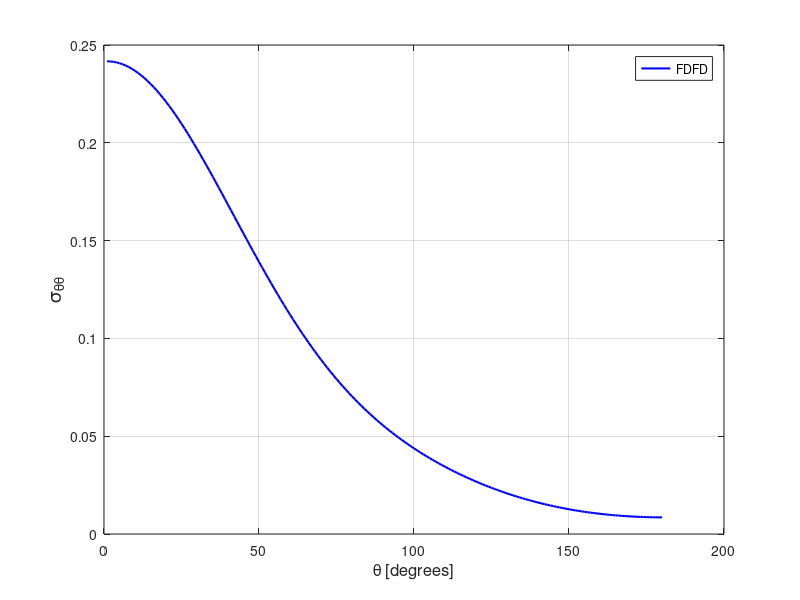

Here is the MATLAB script that generated this plot:
stt = [ 
    1  0.24166569E+00
    2  0.24160358E+00
    3  0.24142149E+00
    4  0.24111776E+00
    5  0.24069539E+00
    6  0.24015248E+00
    7  0.23949207E+00
    8  0.23871394E+00
    9  0.23782127E+00
   10  0.23681436E+00
   11  0.23569557E+00
   12  0.23446631E+00
   13  0.23313037E+00
   14  0.23168796E+00
   15  0.23014377E+00
   16  0.22849952E+00
   17  0.22675920E+00
   18  0.22492504E+00
   19  0.22299922E+00
   20  0.22098695E+00
   21  0.21889125E+00
   22  0.21671562E+00
   23  0.21446361E+00
   24  0.21213952E+00
   25  0.20974697E+00
   26  0.20728876E+00
   27  0.20476943E+00
   28  0.20219424E+00
   29  0.19956644E+00
   30  0.19688968E+00
   31  0.19416806E+00
   32  0.19140647E+00
   33  0.18860830E+00
   34  0.18577778E+00
   35  0.18291815E+00
   36  0.18003500E+00
   37  0.17713074E+00
   38  0.17421000E+00
   39  0.17127594E+00
   40  0.16833280E+00
   41  0.16538297E+00
   42  0.16243139E+00
   43  0.15948090E+00
   44  0.15653534E+00
   45  0.15359701E+00
   46  0.15066856E+00
   47  0.14775425E+00
   48  0.14485617E+00
   49  0.14197676E+00
   50  0.13911878E+00
   51  0.13628443E+00
   52  0.13347605E+00
   53  0.13069659E+00
   54  0.12794706E+00
   55  0.12522918E+00
   56  0.12254489E+00
   57  0.11989627E+00
   58  0.11728422E+00
   59  0.11470973E+00
   60  0.11217450E+00
   61  0.10967851E+00
   62  0.10722457E+00
   63  0.10481209E+00
   64  0.10244149E+00
   65  0.10011465E+00
   66  0.97830772E-01
   67  0.95590271E-01
   68  0.93393579E-01
   69  0.91240242E-01
   70  0.89131095E-01
   71  0.87066382E-01
   72  0.85044280E-01
   73  0.83065875E-01
   74  0.81130177E-01
   75  0.79237543E-01
   76  0.77387005E-01
   77  0.75578101E-01
   78  0.73810354E-01
   79  0.72082445E-01
   80  0.70394889E-01
   81  0.68745710E-01
   82  0.67135699E-01
   83  0.65562733E-01
   84  0.64026780E-01
   85  0.62526390E-01
   86  0.61061654E-01
   87  0.59630979E-01
   88  0.58234066E-01
   89  0.56869518E-01
   90  0.55536736E-01
   91  0.54235343E-01
   92  0.52963682E-01
   93  0.51721703E-01
   94  0.50508711E-01
   95  0.49322650E-01
   96  0.48163414E-01
   97  0.47030956E-01
   98  0.45923904E-01
   99  0.44841509E-01
  100  0.43783188E-01
  101  0.42748161E-01
  102  0.41736100E-01
  103  0.40746104E-01
  104  0.39777372E-01
  105  0.38829606E-01
  106  0.37902396E-01
  107  0.36994986E-01
  108  0.36107253E-01
  109  0.35238001E-01
  110  0.34387510E-01
  111  0.33555295E-01
  112  0.32740429E-01
  113  0.31943005E-01
  114  0.31162346E-01
  115  0.30398594E-01
  116  0.29651050E-01
  117  0.28919503E-01
  118  0.28203921E-01
  119  0.27503943E-01
  120  0.26819080E-01
  121  0.26149554E-01
  122  0.25494939E-01
  123  0.24854803E-01
  124  0.24229420E-01
  125  0.23618465E-01
  126  0.23021422E-01
  127  0.22438722E-01
  128  0.21869930E-01
  129  0.21315007E-01
  130  0.20773672E-01
  131  0.20245990E-01
  132  0.19731620E-01
  133  0.19230669E-01
  134  0.18743033E-01
  135  0.18268548E-01
  136  0.17807039E-01
  137  0.17358268E-01
  138  0.16922578E-01
  139  0.16499536E-01
  140  0.16088726E-01
  141  0.15690690E-01
  142  0.15304879E-01
  143  0.14931340E-01
  144  0.14569836E-01
  145  0.14220448E-01
  146  0.13882772E-01
  147  0.13556875E-01
  148  0.13242597E-01
  149  0.12939731E-01
  150  0.12648230E-01
  151  0.12367959E-01
  152  0.12098535E-01
  153  0.11840288E-01
  154  0.11592565E-01
  155  0.11355543E-01
  156  0.11129032E-01
  157  0.10912853E-01
  158  0.10706876E-01
  159  0.10510816E-01
  160  0.10324700E-01
  161  0.10148439E-01
  162  0.99816518E-02
  163  0.98243169E-02
  164  0.96764844E-02
  165  0.95377089E-02
  166  0.94080847E-02
  167  0.92874710E-02
  168  0.91755763E-02
  169  0.90726027E-02
  170  0.89781489E-02
  171  0.88922782E-02
  172  0.88148639E-02
  173  0.87457839E-02
  174  0.86850123E-02
  175  0.86324895E-02
  176  0.85881585E-02
  177  0.85518984E-02
  178  0.85237799E-02
  179  0.85035833E-02
  180  0.84914807E-02
  181  0.84873969E-02
  182  0.84913708E-02
  183  0.85031018E-02
  184  0.85231382E-02
  185  0.85511990E-02
  186  0.85871648E-02
  187  0.86314175E-02
  188  0.86836768E-02
  189  0.87443003E-02
  190  0.88130925E-02
  191  0.88903373E-02
  192  0.89760358E-02
  193  0.90701673E-02
  194  0.91730282E-02
  195  0.92846639E-02
  196  0.94050029E-02
  197  0.95343841E-02
  198  0.96728457E-02
  199  0.98205488E-02
  200  0.99775614E-02
  201  0.10144060E-01
  202  0.10319989E-01
  203  0.10505874E-01
  204  0.10701487E-01
  205  0.10907339E-01
  206  0.11123130E-01
  207  0.11349374E-01
  208  0.11586071E-01
  209  0.11833230E-01
  210  0.12091330E-01
  211  0.12360170E-01
  212  0.12640073E-01
  213  0.12931203E-01
  214  0.13233506E-01
  215  0.13547250E-01
  216  0.13872765E-01
  217  0.14209942E-01
  218  0.14558889E-01
  219  0.14919883E-01
  220  0.15292989E-01
  221  0.15678061E-01
  222  0.16075660E-01
  223  0.16485700E-01
  224  0.16908202E-01
  225  0.17343430E-01
  226  0.17791228E-01
  227  0.18252324E-01
  228  0.18726030E-01
  229  0.19213071E-01
  230  0.19713320E-01
  231  0.20226780E-01
  232  0.20753762E-01
  233  0.21294542E-01
  234  0.21848699E-01
  235  0.22416681E-01
  236  0.22998583E-01
  237  0.23594812E-01
  238  0.24204975E-01
  239  0.24829719E-01
  240  0.25468957E-01
  241  0.26122848E-01
  242  0.26791830E-01
  243  0.27475763E-01
  244  0.28175063E-01
  245  0.28890019E-01
  246  0.29620834E-01
  247  0.30367523E-01
  248  0.31130519E-01
  249  0.31910438E-01
  250  0.32707255E-01
  251  0.33521589E-01
  252  0.34353152E-01
  253  0.35203125E-01
  254  0.36071450E-01
  255  0.36958981E-01
  256  0.37865885E-01
  257  0.38792603E-01
  258  0.39739799E-01
  259  0.40708188E-01
  260  0.41697949E-01
  261  0.42709660E-01
  262  0.43744307E-01
  263  0.44802539E-01
  264  0.45884758E-01
  265  0.46991974E-01
  266  0.48124421E-01
  267  0.49283024E-01
  268  0.50468959E-01
  269  0.51682323E-01
  270  0.52924696E-01
  271  0.54196123E-01
  272  0.55497743E-01
  273  0.56830626E-01
  274  0.58195353E-01
  275  0.59592962E-01
  276  0.61024133E-01
  277  0.62488787E-01
  278  0.63989781E-01
  279  0.65526292E-01
  280  0.67099579E-01
  281  0.68710983E-01
  282  0.70360631E-01
  283  0.72048843E-01
  284  0.73777139E-01
  285  0.75546145E-01
  286  0.77356040E-01
  287  0.79207420E-01
  288  0.81101790E-01
  289  0.83038256E-01
  290  0.85017174E-01
  291  0.87040141E-01
  292  0.89107089E-01
  293  0.91217846E-01
  294  0.93371630E-01
  295  0.95569439E-01
  296  0.97811684E-01
  297  0.10009710E+00
  298  0.10242635E+00
  299  0.10479751E+00
  300  0.10721202E+00
  301  0.10966797E+00
  302  0.11216483E+00
  303  0.11470168E+00
  304  0.11727746E+00
  305  0.11989184E+00
  306  0.12254203E+00
  307  0.12522818E+00
  308  0.12794738E+00
  309  0.13069910E+00
  310  0.13348046E+00
  311  0.13629052E+00
  312  0.13912602E+00
  313  0.14198545E+00
  314  0.14486663E+00
  315  0.14776710E+00
  316  0.15068242E+00
  317  0.15361285E+00
  318  0.15655309E+00
  319  0.15950041E+00
  320  0.16245194E+00
  321  0.16540521E+00
  322  0.16835536E+00
  323  0.17130016E+00
  324  0.17423561E+00
  325  0.17715751E+00
  326  0.18006262E+00
  327  0.18294767E+00
  328  0.18580694E+00
  329  0.18863863E+00
  330  0.19143724E+00
  331  0.19419965E+00
  332  0.19692129E+00
  333  0.19959866E+00
  334  0.20222746E+00
  335  0.20480227E+00
  336  0.20732094E+00
  337  0.20977883E+00
  338  0.21217154E+00
  339  0.21449587E+00
  340  0.21674713E+00
  341  0.21892197E+00
  342  0.22101729E+00
  343  0.22302790E+00
  344  0.22495250E+00
  345  0.22678623E+00
  346  0.22852544E+00
  347  0.23016809E+00
  348  0.23171172E+00
  349  0.23315157E+00
  350  0.23448630E+00
  351  0.23571506E+00
  352  0.23683085E+00
  353  0.23783657E+00
  354  0.23872784E+00
  355  0.23950349E+00
  356  0.24016279E+00
  357  0.24070263E+00
  358  0.24112415E+00
  359  0.24142508E+00
  360  0.24160495E+00
 ]; 
plot(stt(1:180,1),stt(1:180,2),'b-','linewidth',1.5 ); 
grid on 
legend('FDFD');
xlabel('\theta [degrees]','FontSize',12);
ylabel('\sigma_{\theta\theta}','FontSize',14);
